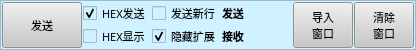
      <widget class="QFrame" name="frame_10">
       <property name="minimumSize">
        <size>
         <width>0</width>
         <height>40</height>
        </size>
       </property>
       <property name="maximumSize">
        <size>
         <width>16777215</width>
         <height>50</height>
        </size>
       </property>
       <property name="font">
        <font>
         <pointsize>10</pointsize>
        </font>
       </property>
       <property name="styleSheet">
        <string notr="true">background-color: rgb(208, 241, 255);</string>
       </property>
       <property name="frameShape">
        <enum>QFrame::StyledPanel</enum>
       </property>
       <property name="frameShadow">
        <enum>QFrame::Sunken</enum>
       </property>
       <layout class="QGridLayout" name="gridLayout">
        <property name="leftMargin">
         <number>1</number>
        </property>
        <property name="topMargin">
         <number>1</number>
        </property>
        <property name="rightMargin">
         <number>1</number>
        </property>
        <property name="bottomMargin">
         <number>1</number>
        </property>
        <property name="spacing">
         <number>1</number>
        </property>
        <item row="1" column="2">
         <widget class="QCheckBox" name="check_hide">
          <property name="enabled">
           <bool>true</bool>
          </property>
          <property name="sizePolicy">
           <sizepolicy hsizetype="Fixed" vsizetype="Fixed">
            <horstretch>0</horstretch>
            <verstretch>0</verstretch>
           </sizepolicy>
          </property>
          <property name="minimumSize">
           <size>
            <width>0</width>
            <height>10</height>
           </size>
          </property>
          <property name="font">
           <font>
            <family>新宋体</family>
            <pointsize>8</pointsize>
           </font>
          </property>
          <property name="text">
           <string>隐藏扩展</string>
          </property>
          <property name="checkable">
           <bool>true</bool>
          </property>
          <property name="checked">
           <bool>true</bool>
          </property>
          <property name="tristate">
           <bool>false</bool>
          </property>
         </widget>
        </item>
        <item row="0" column="2">
         <widget class="QCheckBox" name="check_new_line">
          <property name="sizePolicy">
           <sizepolicy hsizetype="Fixed" vsizetype="Fixed">
            <horstretch>0</horstretch>
            <verstretch>0</verstretch>
           </sizepolicy>
          </property>
          <property name="minimumSize">
           <size>
            <width>0</width>
            <height>10</height>
           </size>
          </property>
          <property name="font">
           <font>
            <family>新宋体</family>
            <pointsize>8</pointsize>
           </font>
          </property>
          <property name="text">
           <string>发送新行</string>
          </property>
         </widget>
        </item>
        <item row="1" column="1">
         <widget class="QCheckBox" name="check_show_hex">
          <property name="sizePolicy">
           <sizepolicy hsizetype="Fixed" vsizetype="Fixed">
            <horstretch>0</horstretch>
            <verstretch>0</verstretch>
           </sizepolicy>
          </property>
          <property name="minimumSize">
           <size>
            <width>0</width>
            <height>10</height>
           </size>
          </property>
          <property name="font">
           <font>
            <family>新宋体</family>
            <pointsize>8</pointsize>
           </font>
          </property>
          <property name="text">
           <string>HEX显示</string>
          </property>
         </widget>
        </item>
        <item row="0" column="0" rowspan="3">
         <widget class="QPushButton" name="pushButton_send">
          <property name="sizePolicy">
           <sizepolicy hsizetype="Preferred" vsizetype="Preferred">
            <horstretch>0</horstretch>
            <verstretch>0</verstretch>
           </sizepolicy>
          </property>
          <property name="minimumSize">
           <size>
            <width>40</width>
            <height>20</height>
           </size>
          </property>
          <property name="maximumSize">
           <size>
            <width>1000</width>
            <height>100</height>
           </size>
          </property>
          <property name="font">
           <font>
            <family>新宋体</family>
            <pointsize>8</pointsize>
           </font>
          </property>
          <property name="styleSheet">
           <string notr="true">background-color: rgb(200, 200, 200);</string>
          </property>
          <property name="text">
           <string>发送</string>
          </property>
         </widget>
        </item>
        <item row="0" column="3">
         <widget class="QLabel" name="label_sen_count">
          <property name="minimumSize">
           <size>
            <width>70</width>
            <height>10</height>
           </size>
          </property>
          <property name="maximumSize">
           <size>
            <width>70</width>
            <height>20</height>
           </size>
          </property>
          <property name="font">
           <font>
            <family>新宋体</family>
            <pointsize>8</pointsize>
            <weight>75</weight>
            <bold>true</bold>
           </font>
          </property>
          <property name="text">
           <string>发送</string>
          </property>
         </widget>
        </item>
        <item row="0" column="1">
         <widget class="QCheckBox" name="check_hex_send">
          <property name="sizePolicy">
           <sizepolicy hsizetype="Fixed" vsizetype="Fixed">
            <horstretch>0</horstretch>
            <verstretch>0</verstretch>
           </sizepolicy>
          </property>
          <property name="minimumSize">
           <size>
            <width>0</width>
            <height>10</height>
           </size>
          </property>
          <property name="font">
           <font>
            <family>新宋体</family>
            <pointsize>8</pointsize>
           </font>
          </property>
          <property name="autoFillBackground">
           <bool>false</bool>
          </property>
          <property name="text">
           <string>HEX发送</string>
          </property>
          <property name="checked">
           <bool>true</bool>
          </property>
         </widget>
        </item>
        <item row="1" column="3">
         <widget class="QLabel" name="label_rec_count">
          <property name="minimumSize">
           <size>
            <width>70</width>
            <height>10</height>
           </size>
          </property>
          <property name="maximumSize">
           <size>
            <width>70</width>
            <height>20</height>
           </size>
          </property>
          <property name="font">
           <font>
            <family>新宋体</family>
            <pointsize>8</pointsize>
            <weight>75</weight>
            <bold>true</bold>
           </font>
          </property>
          <property name="text">
           <string>接收</string>
          </property>
         </widget>
        </item>
        <item row="0" column="5" rowspan="3">
         <widget class="QPushButton" name="pushButton_clear">
          <property name="sizePolicy">
           <sizepolicy hsizetype="Fixed" vsizetype="Preferred">
            <horstretch>0</horstretch>
            <verstretch>0</verstretch>
           </sizepolicy>
          </property>
          <property name="minimumSize">
           <size>
            <width>40</width>
            <height>15</height>
           </size>
          </property>
          <property name="maximumSize">
           <size>
            <width>60</width>
            <height>100</height>
           </size>
          </property>
          <property name="font">
           <font>
            <family>新宋体</family>
            <pointsize>8</pointsize>
           </font>
          </property>
          <property name="layoutDirection">
           <enum>Qt::LeftToRight</enum>
          </property>
          <property name="styleSheet">
           <string notr="true">background-color: rgb(200, 200, 200);</string>
          </property>
          <property name="text">
           <string>清除
窗口</string>
          </property>
          <property name="checkable">
           <bool>false</bool>
          </property>
          <property name="autoRepeat">
           <bool>false</bool>
          </property>
          <property name="autoDefault">
           <bool>false</bool>
          </property>
         </widget>
        </item>
        <item row="0" column="4" rowspan="3">
         <widget class="QPushButton" name="pushButton_load">
          <property name="sizePolicy">
           <sizepolicy hsizetype="Minimum" vsizetype="Preferred">
            <horstretch>0</horstretch>
            <verstretch>0</verstretch>
           </sizepolicy>
          </property>
          <property name="minimumSize">
           <size>
            <width>40</width>
            <height>15</height>
           </size>
          </property>
          <property name="maximumSize">
           <size>
            <width>60</width>
            <height>100</height>
           </size>
          </property>
          <property name="font">
           <font>
            <family>新宋体</family>
            <pointsize>8</pointsize>
           </font>
          </property>
          <property name="toolTip">
           <string>&lt;html&gt;&lt;head/&gt;&lt;body&gt;&lt;p&gt;这个按钮可以将导出的数据再次导入，并且触发QTcan2同等的效果显示&lt;/p&gt;&lt;/body&gt;&lt;/html&gt;</string>
          </property>
          <property name="layoutDirection">
           <enum>Qt::LeftToRight</enum>
          </property>
          <property name="styleSheet">
           <string notr="true">background-color: rgb(200, 200, 200);</string>
          </property>
          <property name="text">
           <string>导入
窗口</string>
          </property>
          <property name="checkable">
           <bool>false</bool>
          </property>
          <property name="autoRepeat">
           <bool>false</bool>
          </property>
          <property name="autoDefault">
           <bool>false</bool>
          </property>
         </widget>
        </item>
       </layout>
      </widget>
